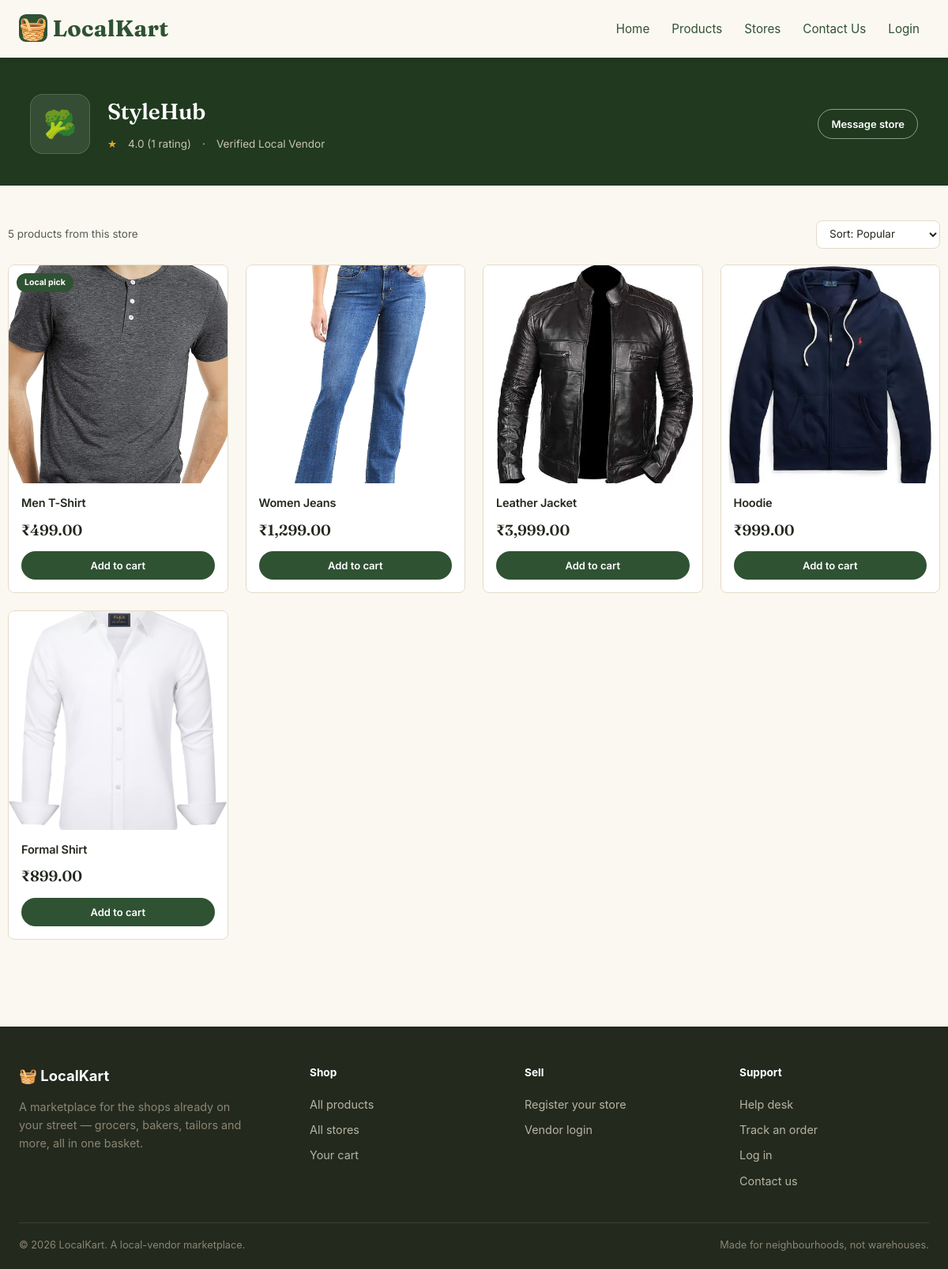
Page /store.php?id=2 on the committed database.
### tables this page shows
CREATE TABLE IF NOT EXISTS vendors (
    id INT AUTO_INCREMENT PRIMARY KEY,
    user_id INT NOT NULL,
    store_name VARCHAR(100) NOT NULL,
    address TEXT,
    verified BOOLEAN DEFAULT FALSE,
    FOREIGN KEY (user_id) REFERENCES users(id) ON DELETE CASCADE
);

CREATE TABLE IF NOT EXISTS products (
    id INT AUTO_INCREMENT PRIMARY KEY,
    vendor_id INT NOT NULL,
    category_id INT,
    name VARCHAR(100) NOT NULL,
    description TEXT,
    price DECIMAL(10,2) NOT NULL,
    stock INT DEFAULT 0,
    image VARCHAR(255),
    created_at TIMESTAMP DEFAULT CURRENT_TIMESTAMP,
    FOREIGN KEY (vendor_id) REFERENCES vendors(id) ON DELETE CASCADE,
    FOREIGN KEY (category_id) REFERENCES categories(id)
);

### store.php (the view, shortened to what this page needs)
<?php
require_once 'config.php';
$storeId = (int) $_GET['id'];
$stmt = $pdo->prepare("SELECT * FROM vendors WHERE id = ?");
$stmt->execute([$storeId]);
$store = $stmt->fetch(PDO::FETCH_ASSOC);
$stmt = $pdo->prepare(
    "SELECT ROUND(AVG(rating), 1) AS avg_rating, COUNT(*) AS total
     FROM vendor_ratings WHERE vendor_id = ?"
);
$stmt->execute([$storeId]);
$ratingStats = $stmt->fetch(PDO::FETCH_ASSOC);
$stmt = $pdo->prepare("SELECT id, name, price, stock, image FROM products WHERE vendor_id = ?");
$stmt->execute([$storeId]);
$products = $stmt->fetchAll(PDO::FETCH_ASSOC);
?>
<!DOCTYPE html>
<html lang="en">
<head>
</head>
<body>
<?php include 'partials/header.php'; ?>
<div class="store-banner">
  <div class="wrap store-banner-inner">
    <div class="store-avatar">🥦</div>
    <div>
      <h1><?= htmlspecialchars($store['store_name']) ?></h1>
      <div class="store-meta">
        <?php if ($ratingStats['total'] > 0): ?>
          <span class="stars">★</span>
          <span><?= $ratingStats['avg_rating'] ?> (<?= $ratingStats['total'] ?> rating<?= $ratingStats['total'] == 1 ? '' : 's' ?>)</span>
        <?php else: ?>
          <span>No ratings yet</span>
        <?php endif; ?>
        <span>·</span>
        <span>Verified Local Vendor</span>
      </div>
    </div>
    <div class="store-banner-actions">
      <a href="helpdesk.php?subject=Vendor%20account%20or%20storefront%20issue" class="btn btn-outline btn-sm">Message store</a>
    </div>
  </div>
</div>
<div class="wrap section">
  <div class="results-bar">
    <span><?= count($products) ?> product<?= count($products) === 1 ? '' : 's' ?> from this store</span>
    <select class="sort-select">
      <option>Sort: Popular</option>
    </select>
  </div>
  <div class="product-grid" id="grid">
    <?php if (!empty($products)): ?>
        <?php foreach ($products as $index => $product): ?>
            <?php
                $imagePath = "uploads/products/" . htmlspecialchars($product['image']);
                $displayImage = (!empty($product['image']) && file_exists($imagePath)) ? $imagePath : "uploads/products/default.jpg";
                $delay = $index * 0.06;
            ?>
            <div class="product-card" style="animation-delay:<?= $delay ?>s">
              <div class="product-img">
                <?php if (isset($product['stock']) && $product['stock'] > 0 && $product['stock'] < 5): ?>
                    <span class="badge">Low stock</span>
                <?php elseif ($index === 0): ?>
                    <span class="badge">Local pick</span>
                <?php endif; ?>
                <img src="<?= $displayImage ?>" alt="<?= htmlspecialchars($product['name']) ?>">
              </div>
              <div class="product-info">
                <h4><?= htmlspecialchars($product['name']) ?></h4>
                <div class="price-row"><span class="price">₹<?= number_format($product['price'], 2) ?></span></div>
                <div class="add-row">
                  <a href="cart.php?action=add&id=<?= $product['id'] ?>" class="btn btn-primary btn-sm" onclick="addToCart(this)">Add to cart</a>
                </div>
              </div>
            </div>
        <?php endforeach; ?>
    <?php else: ?>
        <p style="grid-column: 1/-1; color: var(--ink-soft); text-align: center; padding: 40px 0;">No products available in this store yet.</p>
    <?php endif; ?>
  </div>
</div>
<?php include 'partials/footer.php'; ?>
</body>
</html>

### store.php (style rules this page uses)
:root { --paper:#FBF8F1; --paper-alt:#F1E9DA; --ink:#23291D; --ink-soft:#565C4E; --line:#E3DBC8; --moss:#2F5233; --moss-dark:#20391F; --marigold:#E7A62F; --marigold-dark:#C98A1B; --brick:#A63D2F; --white:#FFFFFF; --radius-card:10px; --radius-pill:999px; --shadow-soft: 0 1px 2px rgba(35,41,29,0.06), 0 6px 16px rgba(35,41,29,0.05); --shadow-lift: 0 10px 28px rgba(35,41,29,0.12); }
* { box-sizing:border-box; }
body { margin:0; background:var(--paper); color:var(--ink); font-family:'Inter',sans-serif; line-height:1.55; }
h1,h2,h3,h4,.display { font-family:'Fraunces',serif; color:var(--ink); margin:0; font-weight:600; letter-spacing:-0.01em; }
a { color:inherit; text-decoration:none; }
img { max-width:100%; display:block; }
.wrap { max-width:1180px; margin:0 auto; padding:0 28px; }
.store-banner { background:var(--moss-dark); color:#EFE9D8; padding:46px 0 40px; opacity:0; animation:fadeDown .5s ease forwards; }
.store-banner-inner { display:flex; align-items:center; gap:22px; flex-wrap:wrap; }
.store-avatar { width:76px; height:76px; border-radius:16px; background:rgba(255,255,255,.1); display:flex; align-items:center; justify-content:center; font-size:2.1rem; flex-shrink:0; border:1px solid rgba(255,255,255,.15); }
.store-banner h1 { color:#fff; font-size:28px; }
.store-meta { display:flex; align-items:center; gap:14px; margin-top:8px; font-size:13.5px; color:#C9C4B2; flex-wrap:wrap; }
.store-meta .stars { color:var(--marigold); }
.store-banner-actions { margin-left:auto; display:flex; gap:10px; }
.section { padding:44px 0 70px; }
.results-bar { display:flex; justify-content:space-between; align-items:center; margin-bottom:20px; font-size:13.5px; color:var(--ink-soft); }
.sort-select { border:1px solid var(--line); border-radius:8px; padding:8px 12px; font:inherit; background:var(--white); color:var(--ink); cursor:pointer; }
.product-grid { display:grid; grid-template-columns:repeat(4,1fr); gap:22px; }
.product-card { background:var(--white); border:1px solid var(--line); border-radius:8px; overflow:hidden; position:relative; opacity:0; transform:translateY(16px); animation:riseIn .45s ease forwards; transition:transform .2s ease, box-shadow .2s ease; }
.product-img { aspect-ratio:1/1; overflow:hidden; position:relative; background:var(--paper-alt); }
.product-img img { width:100%; height:100%; object-fit:cover; transition:transform .4s ease; }
.badge { position:absolute; top:10px; left:10px; font-size:10.5px; font-weight:700; padding:4px 10px; border-radius:var(--radius-pill); background:var(--moss); color:#fff; }
.product-info { padding:14px 16px 16px; }
.product-info h4 { font-family:'Inter'; font-weight:600; font-size:14.5px; margin:0 0 6px; }
.price-row { display:flex; align-items:baseline; gap:8px; margin-top:8px; }
.price { font-family:'Fraunces',serif; font-size:19px; font-weight:600; color:var(--ink); }
.add-row { margin-top:12px; display:flex; gap:8px; }
.add-row .btn { flex:1; }
.btn { display:inline-flex; align-items:center; justify-content:center; gap:8px; border:none; cursor:pointer; font-family:inherit; font-weight:600; font-size:14px; padding:11px 22px; border-radius:var(--radius-pill); transition:background .15s, color .15s, transform .1s, box-shadow .15s; }
.btn-primary { background:var(--moss); color:#fff; }
.btn-outline { background:transparent; color:#fff; border:1.5px solid rgba(255,255,255,.5); }
.btn-sm { padding:8px 16px; font-size:13px; }

### rows in the picture
vendors: store_name "StyleHub"
products: stock "Local pick", image (picture), name "Men T-Shirt", price "499.00"
products: image (picture), name "Women Jeans", price "1,299.00"
products: image (picture), name "Leather Jacket", price "3,999.00"
products: image (picture), name "Hoodie", price "999.00"
products: image (picture), name "Formal Shirt", price "899.00"

### other values in the picture
$ratingStats['avg_rating'] "4.0"
$ratingStats['total'] "1"
count($products) "5"
